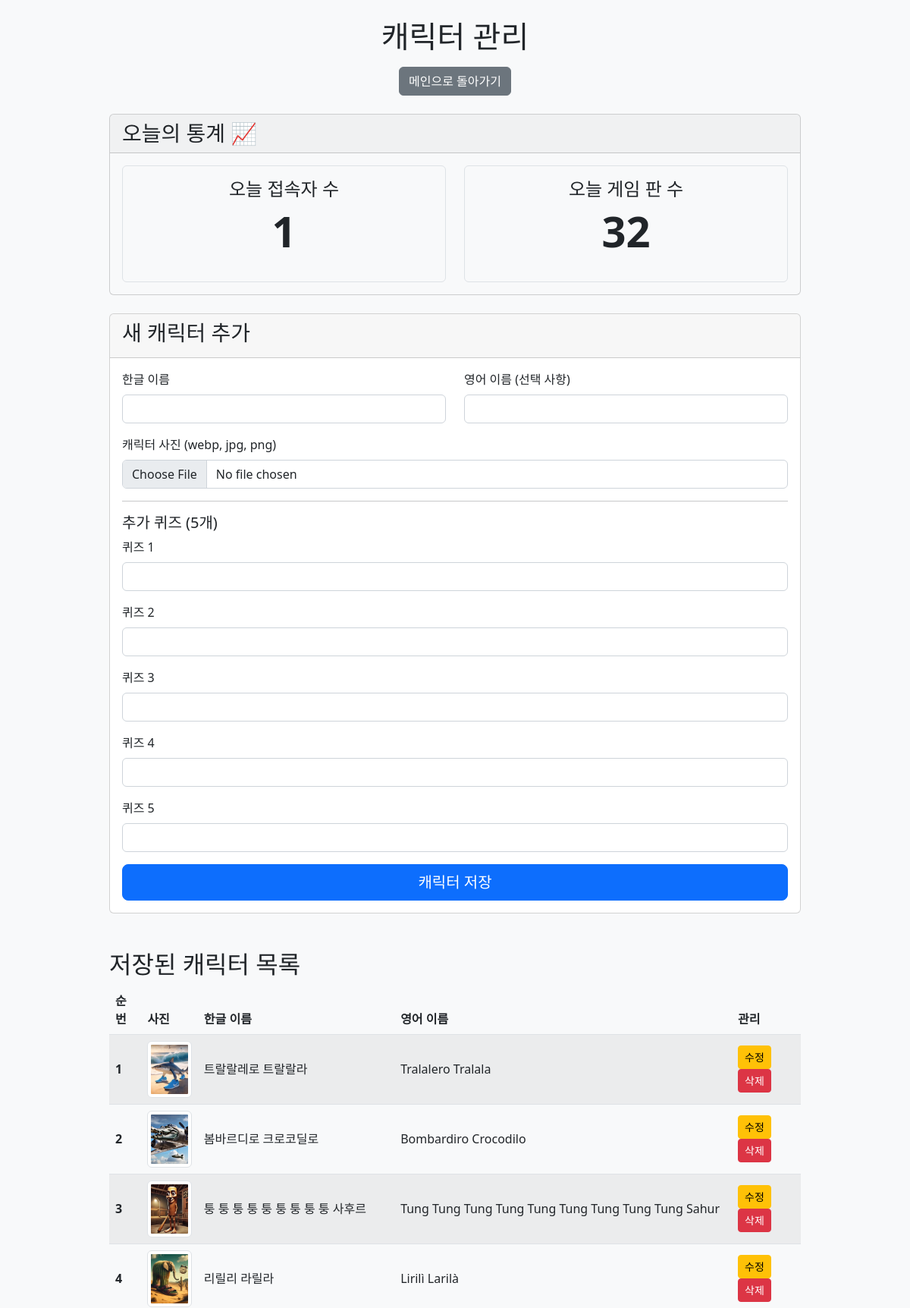
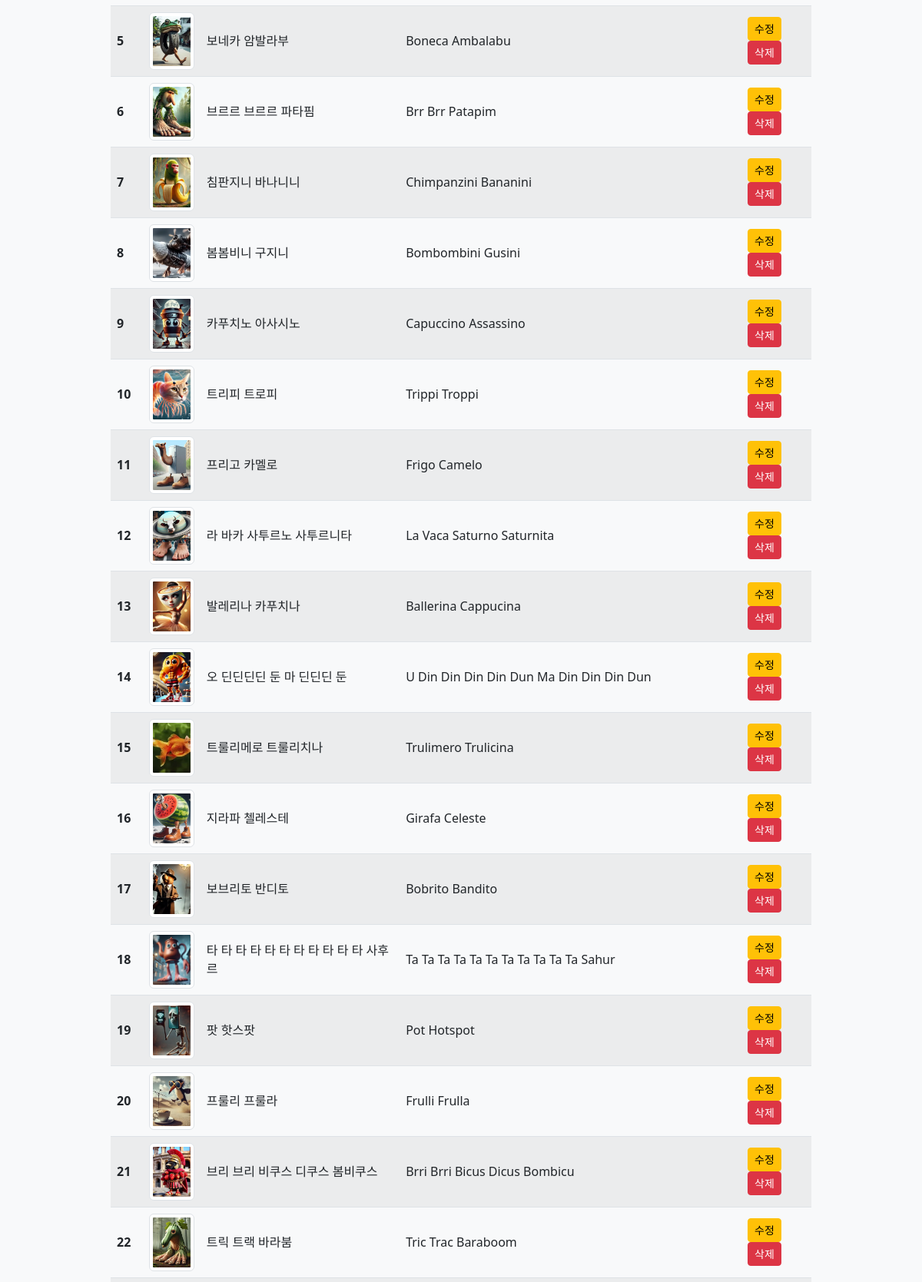
The page /admin (upper part) on the database its author committed (2 pictures, top to bottom).
### app.py (models this page shows, shortened)
class Character(db.Model):
    id = db.Column(db.Integer, primary_key=True)
    name_ko = db.Column(db.String(100), nullable=False, unique=True)
    name_en = db.Column(db.String(100), nullable=True)
    image_file = db.Column(db.String(100), nullable=False)
    question1 = db.Column(db.String(200), nullable=True)
    question2 = db.Column(db.String(200), nullable=True)
    question3 = db.Column(db.String(200), nullable=True)
    question4 = db.Column(db.String(200), nullable=True)
    question5 = db.Column(db.String(200), nullable=True)

### app.py (the view, shortened to what this page needs)
@app.route('/admin', methods=['GET', 'POST'])
def admin():
    characters = Character.query.order_by(Character.id).all()
    today = date.today()
    today_visitors = VisitorLog.query.filter_by(visit_date=today).count()
    today_games = db.session.query(GameLog).filter(db.func.date(GameLog.timestamp) == today).count()
    return render_template('admin.html', characters=characters, today_visitors=today_visitors, today_games=today_games)

### app.py (called while the page is built)
@app.after_request
def add_header(response):
    response.headers['Cache-Control'] = 'no-cache, no-store, must-revalidate'
    response.headers['Pragma'] = 'no-cache'
    response.headers['Expires'] = '0'
    return response

### templates/admin.html (shortened to what this page needs)
{% extends "layout.html" %}
{% block content %}
<div class="container">
    <div class="text-center my-4">
        <h1>캐릭터 관리</h1>
        <a href="/" class="btn btn-secondary mt-2">메인으로 돌아가기</a>
    </div>
    <div class="card mb-4 bg-light">
        <div class="card-header">
            <h3 class="mb-0">오늘의 통계 📈</h3>
        </div>
        <div class="card-body">
            <div class="row text-center">
                <div class="col-md-6">
                    <div class="stat-box p-3 border rounded">
                        <h4>오늘 접속자 수</h4>
                        <p class="display-4 fw-bold">{{ today_visitors }}</p>
                    </div>
                </div>
                <div class="col-md-6">
                    <div class="stat-box p-3 border rounded">
                        <h4>오늘 게임 판 수</h4>
                        <p class="display-4 fw-bold">{{ today_games }}</p>
                    </div>
                </div>
            </div>
        </div>
    </div>
    <div class="card mb-5">
        <div class="card-header">
            <h3>새 캐릭터 추가</h3>
        </div>
        <div class="card-body">
            <form method="POST" enctype="multipart/form-data">
                <div class="row">
                    <div class="col-md-6 mb-3">
                        <label for="name_ko" class="form-label">한글 이름</label>
                        <input type="text" class="form-control" id="name_ko" name="name_ko" required>
                    </div>
                    <div class="col-md-6 mb-3">
                        <label for="name_en" class="form-label">영어 이름 (선택 사항)</label>
                        <input type="text" class="form-control" id="name_en" name="name_en">
                    </div>
                </div>
                <div class="mb-3">
                    <label for="image" class="form-label">캐릭터 사진 (webp, jpg, png)</label>
                    <input type="file" class="form-control" id="image" name="image" accept=".png,.jpg,.jpeg,.webp" required onchange="previewImage(event)">
                </div>
                <hr>
                <h5>추가 퀴즈 (5개)</h5>
                {% for i in range(1, 6) %}
                <div class="mb-3">
                    <label for="question{{i}}" class="form-label">퀴즈 {{i}}</label>
                    <input type="text" class="form-control" id="question{{i}}" name="question{{i}}">
                </div>
                {% endfor %}
                <div class="d-grid">
                    <button type="submit" class="btn btn-primary btn-lg">캐릭터 저장</button>
                </div>
            </form>
        </div>
    </div>
    <h2>저장된 캐릭터 목록</h2>
    <div class="table-responsive">
        <table class="table table-striped table-hover align-middle">
            <thead>
                <tr>
                    <th scope="col">순번</th>
                    <th scope="col">사진</th>
                    <th scope="col">한글 이름</th>
                    <th scope="col">영어 이름</th>
                    <th scope="col">관리</th>
                </tr>
            </thead>
            <tbody>
                {% for character in characters %}
                <tr>
                    <th scope="row">{{ character.id }}</th>
                    <td>
                        <img src="{{ url_for('static', filename='uploads/' + character.image_file) }}" class="img-thumbnail" style="width: 75px; height: 75px; object-fit: cover;">
                    </td>
                    <td>{{ character.name_ko }}</td>
                    <td>{{ character.name_en }}</td>
                    <td>
                        <a href="{{ url_for('edit_character', id=character.id) }}" class="btn btn-sm btn-warning">수정</a>
                        <a href="{{ url_for('delete_character', id=character.id) }}" class="btn btn-sm btn-danger" onclick="return confirm('정말로 이 캐릭터를 삭제하시겠습니까?')">삭제</a>
                    </td>
                </tr>
                {% else %}
                <tr>
                    <td colspan="5" class="text-center">저장된 캐릭터가 없습니다.</td>
                </tr>
                {% endfor %}
            </tbody>
        </table>
    </div>
</div>
{% endblock %}

### templates/layout.html (shortened to what this page needs)
<!doctype html>
<html lang="ko" class="">
<head>
    <link href="https://cdn.jsdelivr.net/npm/bootstrap@5.2.2/dist/css/bootstrap.min.css" rel="stylesheet">
    <link rel="stylesheet" href="https://cdnjs.cloudflare.com/ajax/libs/font-awesome/6.4.0/css/all.min.css">
    <link href="https://cdn.jsdelivr.net/gh/orioncactus/pretendard/dist/web/static/pretendard.css" rel="stylesheet">
</head>
<body>
    <main class="container">
        {% block content %}{% endblock %}
    </main>
</body>
</html>

### templates/layout.html (style rules this page uses)
body { background-color: #f8f9fa; }
.container { max-width: 960px; }

### rows shown on the page
Character: id "1", image_file (picture), name_ko "트랄랄레로 트랄랄라", name_en "Tralalero Tralala"
Character: id "2", image_file (picture), name_ko "봄바르디로 크로코딜로", name_en "Bombardiro Crocodilo"
Character: id "3", image_file (picture), name_ko "퉁 퉁 퉁 퉁 퉁 퉁 퉁 퉁 퉁 사후르", name_en "Tung Tung Tung Tung Tung Tung Tung Tung Tung Sahur"
Character: id "4", image_file (picture), name_ko "리릴리 라릴라", name_en "Lirilì Larilà"
Character: id "5", image_file (picture), name_ko "보네카 암발라부", name_en "Boneca Ambalabu"
Character: id "6", image_file (picture), name_ko "브르르 브르르 파타핌", name_en "Brr Brr Patapim"
Character: id "7", image_file (picture), name_ko "침판지니 바나니니", name_en "Chimpanzini Bananini"
Character: id "8", image_file (picture), name_ko "봄봄비니 구지니", name_en "Bombombini Gusini"
Character: id "9", image_file (picture), name_ko "카푸치노 아사시노", name_en "Capuccino Assassino"
Character: id "10", image_file (picture), name_ko "트리피 트로피", name_en "Trippi Troppi"
Character: id "11", image_file (picture), name_ko "프리고 카멜로", name_en "Frigo Camelo"
Character: id "12", image_file (picture), name_ko "라 바카 사투르노 사투르니타", name_en "La Vaca Saturno Saturnita"
Character: id "13", image_file (picture), name_ko "발레리나 카푸치나", name_en "Ballerina Cappucina"
Character: id "14", image_file (picture), name_ko "오 딘딘딘딘 둔 마 딘딘딘 둔", name_en "U Din Din Din Din Dun Ma Din Din Din Dun"
Character: id "15", image_file (picture), name_ko "트룰리메로 트룰리치나", name_en "Trulimero Trulicina"
Character: id "16", image_file (picture), name_ko "지라파 첼레스테", name_en "Girafa Celeste"
Character: id "17", image_file (picture), name_ko "보브리토 반디토", name_en "Bobrito Bandito"
Character: id "18", image_file (picture), name_ko "타 타 타 타 타 타 타 타 타 타 타 사후르", name_en "Ta Ta Ta Ta Ta Ta Ta Ta Ta Ta Ta Sahur"
Character: id "19", image_file (picture), name_ko "팟 핫스팟", name_en "Pot Hotspot"
Character: id "20", image_file (picture), name_ko "프룰리 프룰라", name_en "Frulli Frulla"
Character: id "21", image_file (picture), name_ko "브리 브리 비쿠스 디쿠스 봄비쿠스", name_en "Brri Brri Bicus Dicus Bombicu"
Character: id "22", image_file (picture), name_ko "트릭 트랙 바라붐", name_en "Tric Trac Baraboom"

### other values the page prints
{{ today_visitors }} "1"
{{ today_games }} "32"
{{ i }} "1" "2" "3" "4" "5"
